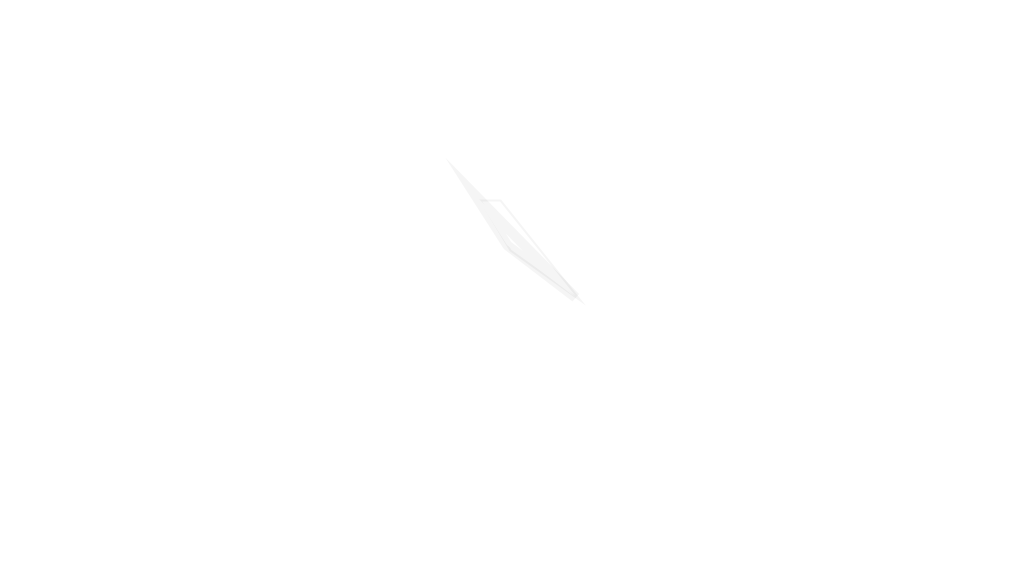
Frame 1 (no input)
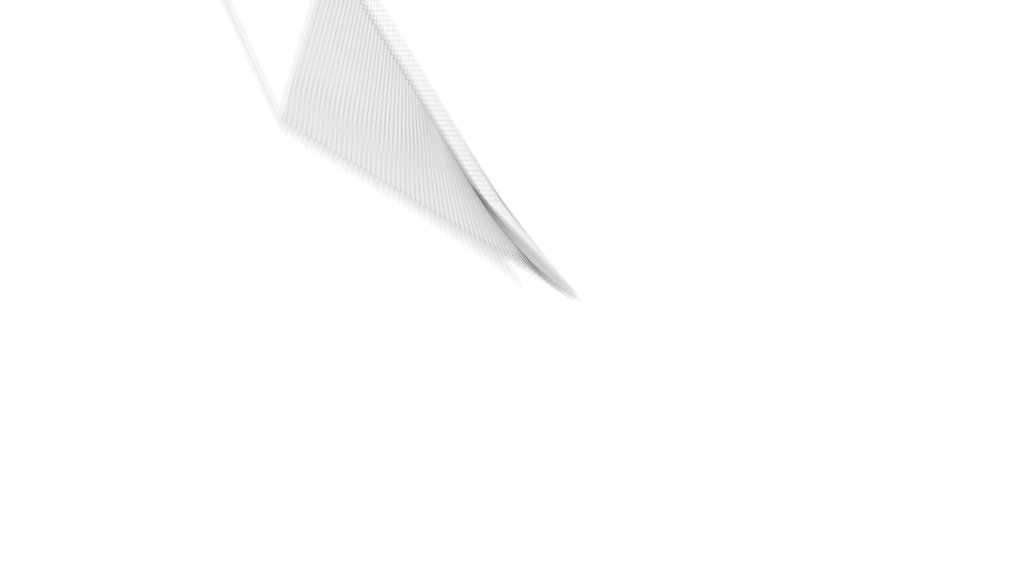
Frame 60 (the mouse pressed at the canvas centre just before this capture)
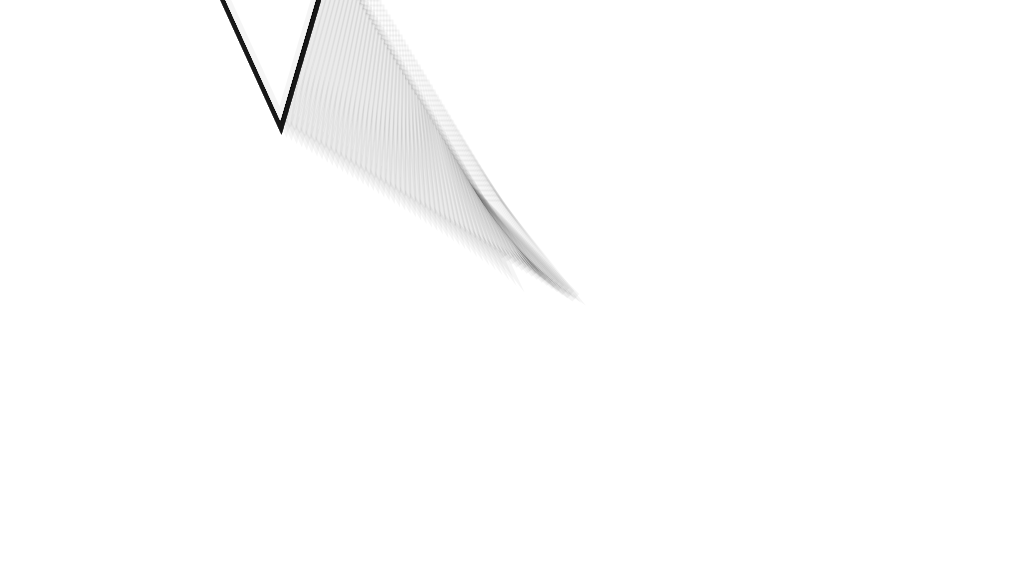
Frame 120 (the mouse held since frame 60 and released just before this capture)

The Processing sketch that drew these frames (run headless with seeded random() and noise(); from frame 60 on, the mouse is pressed at the canvas centre):

// Processing sketch: processing_99497
// ── processing_99497.pde

float acu1 = 0;
float acu2 = 0;

float posix1 = 480;
float posix2 = 510;
float posix3 = 580;
float posix4 = 500;
float posiy1 = 200;
float posiy2 = 250;
float posiy3 = 300;
float posiy4 = 200;


float colorG = 116;
float colorB = 167;

void setup () {
  
  size(1024, 576);
  background (255);
}

void draw () {
  stroke (0, 10);
  strokeWeight (2);
  noFill();
  beginShape();
  vertex(posix1, posiy1);
  vertex(posix2, posiy2);
  vertex(posix3, posiy3);
  vertex(posix4, posiy4);
  endShape(CLOSE);
  
   
  
  
 /*
 //movimiento automatico
  posix1 = posix1 - 1;
  posix2 = posix2 - 1;
  posix3 = posix3 + 2;
  posix4 = posix4 + 1;
    
  posiy1 = posiy1 + 1;
  posiy2 = posiy2 - 2;
  posiy3 = posiy3 - 1;
  posiy4 = posiy4 + 2;


  posix1 = posix1 - acu2;
  posix2 = posix2 - acu2;
  posix3 = posix3 + acu2;
  posix4 = posix4 + acu2;
    
  posiy1 = posiy1 + acu2;
  posiy2 = posiy2 - acu2;
  posiy3 = posiy3 - acu2;
  posiy4 = posiy4 + acu2;
  
 */
  
 

   //movimiento segumiento con el mouse rapido
  posix1 = posix1 + map (mouseX, 0, 1023, -5, 5);
  posix2 = posix2 + map (mouseX, 0, 1023, -3, 3);
  posix3 = posix3 + map (mouseX, 0, 1023, -5, 5);
  posix4 = posix4 + map (mouseX, 0, 1023, -3, 3);
  
  
  posiy1 = posiy1 + map (mouseY, 0, 575, -5, 5);
  posiy2 = posiy2 + map (mouseY, 0, 575, -5, 5);
  posiy3 = posiy3 + map (mouseY, 0, 575, -3, 3);
  posiy4 = posiy4 + map (mouseY, 0, 575, -5, 5);
  

  
  //cambio de color del stroke
  acu1 = acu1 + 1;
  acu2 = cos (acu1)*10+1;
  //colorG = map (acu1, -1, 1, 0, 255);
  //colorB = map (acu2, -1, 1, 0, 255);
  
  stroke (0, 10);
  strokeWeight (10);
  fill (255);
  beginShape();
  vertex(posix1, posiy1);
  vertex(posix2, posiy2);
  vertex(posix3, posiy3);
  endShape(CLOSE);
}
